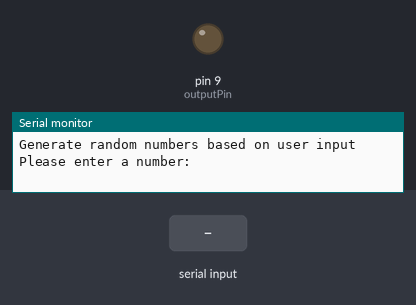
A sketch run on a simulated Arduino Uno, built with avr-gcc and run on an emulated ATmega328P. On the bench: output pins drawn as LEDs (lit = HIGH), the last lines printed to the serial monitor. Inputs (shaded band) come from the test bench.

Above: at 1.2 s.
1.3 s: "90,45\n" received over Serial
At 1.59 s:
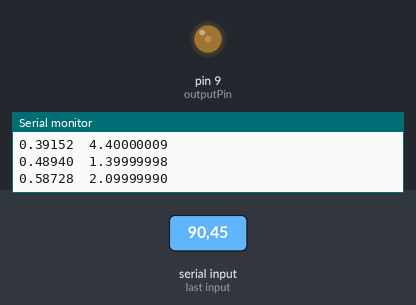
At 2.97 s:
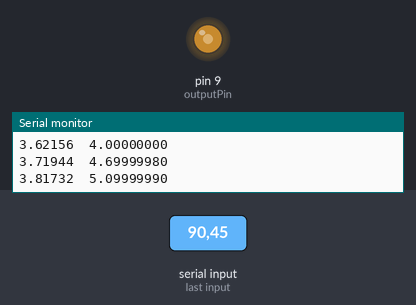
Timing chart, 0 to 7.0 s (numbered marks = the images above; inputs shaded):
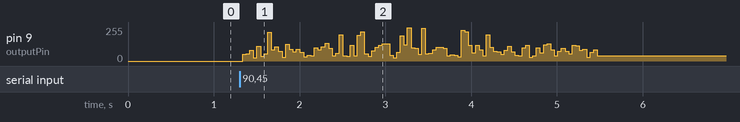

The sketch:

RNG_To_BR_Output_Data.ino
```cpp
// This code requests a number from the user, then mathematically operates on the number
// until a desired "randomly" generated number has been reached. The first two digits
// of the numbers are taken and outputted by the Arduino through a digital PWM pin.

int i;
unsigned long b;
unsigned long a;
unsigned long a1;
unsigned long a2;
unsigned long a3;

const int LIST_SIZE = 100; // Number of values to generate (100 = about 10 seconds)
unsigned long numberList[LIST_SIZE]; // Store generated numbers
float formattedList[LIST_SIZE]; // Store extracted first two digits with decimal point

const int outputPin = 9; // Digital output pin
float timeStep = 0.09788; // Time step between outputs in seconds

void setup() {
  Serial.begin(9600);
  pinMode(outputPin, OUTPUT); // Set output pin as an output
  Serial.println("Generate random numbers based on user input");
}

void loop() {
  Serial.println("Please enter a number: ");

  while (Serial.available() == 0) { // Wait for input
  }

  int user_Input = Serial.parseInt();

  Serial.println("Number Entered: ");
  Serial.println(user_Input);
  Serial.println("Generating numbers...");

  i = 0;
  b = 2;

  while (i < LIST_SIZE) {
    if (b > 9999) {
      b = b / 100;
    }

    // Nonlinear transformations for better randomness
    b = (b << 3) ^ (b >> 2) ^ (a3 & 0xF);
    a = ((user_Input * 7919) + (b * 65537)) % 100000;
    a1 = a * 5;
    a2 = a1 + 2;
    a3 = (a2 ^ b) + (a1 % 73); // More complex variation

    numberList[i] = a3; // Store number in list

    // Extract first two digits
    unsigned long temp = a3;
    while (temp >= 100) {
      temp /= 10;
    }
    formattedList[i] = temp / 10.0; // Convert to decimal format (e.g., 12 -> 1.2)

    b = a3;
    i += 1;
  }

  Serial.println("\nTime (s) \t Voltage (V)");

  // Output values through the digital pin with timestamps
  float currentTime = 0.0;

  for (int j = 0; j < LIST_SIZE; j++) {
    int pwmValue = formattedList[j] * 25.5; // Scale 0-10V to 0-255 for PWM

    // Print time and voltage in tab-separated format
    Serial.print(currentTime, 5); // Print time with 5 decimal places
    Serial.print("\t");
    Serial.println(formattedList[j], 8); // Print voltage with high precision

    analogWrite(outputPin, pwmValue); // Send PWM signal
    delay(40);  // Output for 39ms, make sure initial condition is read
    //not sure if it needs to be turned off inbetween changes yet
    //analogWrite(outputPin, 0); // Turn off
    //delay(1); // cut off between initial conditions?

    currentTime += timeStep; // Increment time
  }

  Serial.println("Output sequence complete.");

  delay(1000);
  Serial.println("__________________________________________");

  // Wait for user to press ENTER before restarting
  Serial.println("Press ENTER to restart...");
  while (Serial.available() == 0) {
  }
  while (Serial.available() > 0) {
    Serial.read(); // Clear buffer after pressing ENTER
  }
}
```
